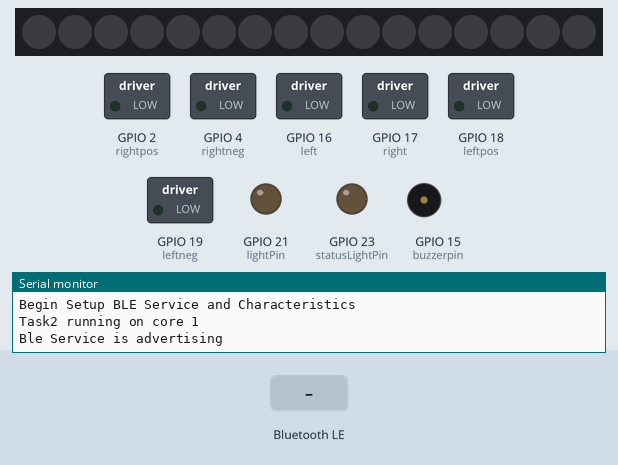
A sketch run on a simulated ESP32. Parts: 16 RGB LEDs in strip order, left to right, switched loads named in the sketch (green lamp = pin HIGH), output pins drawn as LEDs (lit = HIGH), buzzer (waves = sounding, pin HIGH), the last lines printed to the serial monitor. The test bench sets the inputs (shaded band). Dim RGB values are drawn brighter than linear; nothing arrives over Bluetooth unless stated; a phone connects over Bluetooth LE 3 s after start.

Above: at 3.0 s.
3.1 s: Bluetooth LE write "1" received
At 5.4 s:
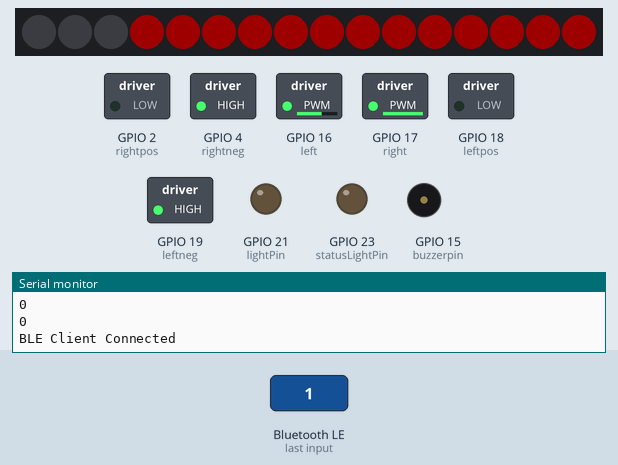
5.8 s: Bluetooth LE write "0" received
At 6.5 s:
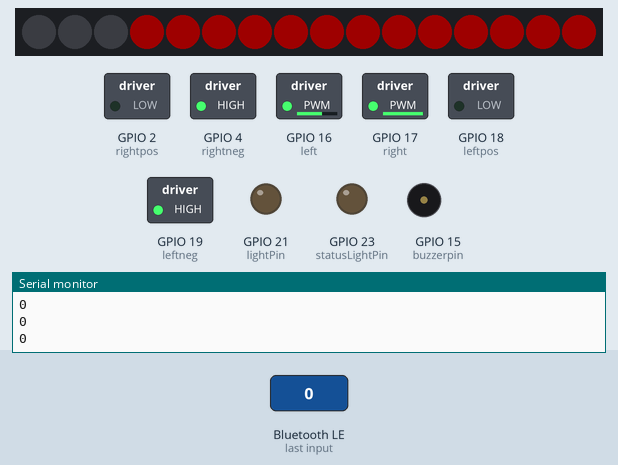
Timing chart, 0 to 8.8 s (numbered marks = the images above; inputs shaded):
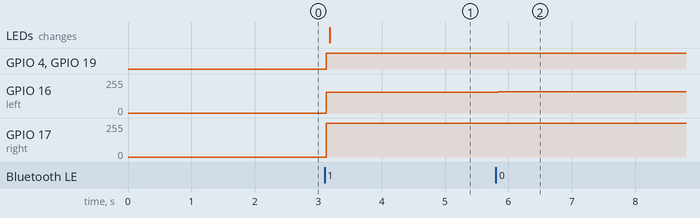

Measured:
- after the input at 3.1 s, GPIO 4 (rightneg), GPIO 19 (leftneg): LOW → HIGH at once; GPIO 16 (left): 0/255 → 156/255 at once; GPIO 17 (right): 0/255 → 254/255 at once; the LEDs: change after 0.08 s (image 1)
- after the input at 5.8 s, GPIO 16 (left): 156/255 → 158/255 at once

The sketch:

Tank_firmware.ino
```cpp
#include <BLEDevice.h>
#include <BLEUtils.h>
#include <BLEServer.h>

#include <Arduino.h>
#include <analogWrite.h>

#include <Adafruit_NeoPixel.h>

#define LEDPIN  27
#define N_LEDS  16

Adafruit_NeoPixel pixels = Adafruit_NeoPixel(N_LEDS, LEDPIN, NEO_GRB + NEO_KHZ800);

//This is a test to see how github branches work for arduino


#define PERIPHERAL_NAME                "(TEST) Tank OMAKE (TEST)"
#define SERVICE_UUID                "157E0550-1355-4D56-A677-2CE1E55E05B1"
#define CHARACTERISTIC_INPUT_UUID   "E0E23CC5-6675-4901-AB96-94AC4FE31361"
#define CHARACTERISTIC_OUTPUT_UUID  "44BB23E7-F4D5-4734-A885-7D82A0E851D6"

TaskHandle_t Task2;

int left = 16;
int leftpos = 18;
int leftneg = 19;

int right = 17;
int rightpos = 2;
int rightneg = 4;

int buzzerpin = 15;

int statusLightPin = 23;

int lightPin = 21;

bool idleMode = true;

//uint8_t Values[4] = {0x7F, 0x7F, 0x00, 0x00};

static uint8_t outputData[1];

BLECharacteristic *pOutputChar;

void knightRider(){
  for(int i = 6; i < 12; i++){
        pixels.setPixelColor(i, 20, 0, 0);
        pixels.setPixelColor(i-2, 0, 0, 0);
        pixels.show();
        delay(80);
      }
      delay(80);
      for(int i = 1; i < 6; i++){
        pixels.setPixelColor(12-i, 0, 0, 0);
        pixels.setPixelColor(12-i-2, 20, 0, 0);
        pixels.show();
        delay(80);
      }
}

void ledblink(){
  for(byte i = 0; i < 0xFF; i++){
    analogWrite(statusLightPin, i);
    delay(5);
  }
  analogWrite(statusLightPin, 0);
  delay(100);

}

void idlePulsing(bool idleMode){
   if (!idleMode){
    delay(700);
    digitalWrite(statusLightPin, LOW);

  }
  else{
    ledblink();
  }
}

void Task2code( void * pvParameters ){
  Serial.print("Task2 running on core ");
  Serial.println(xPortGetCoreID());

  for(;;){
    if(!idleMode) {
      analogWrite(statusLightPin, 0);
    }
    else{
      for(byte i = 0; i < 0xFF; i++){
        analogWrite(statusLightPin, i);
        delay(5);
      }
    }
  }
}


/*
    if (!idleMode){
    delay(700);
    digitalWrite(statusLightPin, LOW);

  }
  else{
    //digitalWrite(statusLightPin, HIGH);
    //ledblink();
    while (true){
      for(int i = 0; i < 255; i + 10){
      analogWrite(statusLightPin, 128);
      delay(100);
      }
      analogWrite(statusLightPin, 0);
      delay(100);
    }
  }
 */

class ServerCallbacks: public BLEServerCallbacks{
  void onConnect(BLEServer* pServer) {
      Serial.println("BLE Client Connected");
      //idlePulsing(false);
      idleMode = false;
  }

  void onDisconnect(BLEServer* pServer) {
    BLEDevice::startAdvertising();
    Serial.println("BLE Client Disconnected");
    //idlePulsing(true);
    idleMode = true;
    digitalWrite(lightPin, LOW);

  }
};

class InputReceivedCallbacks: public BLECharacteristicCallbacks {

    void leftMotor(uint8_t input){
      if (input >= 0x7F){
        digitalWrite(leftpos, HIGH);
        digitalWrite(leftneg, LOW);

        int newvalue = (input - 127) *2;
        analogWrite(left, newvalue);
      }
      if(input < 0x7F){
        digitalWrite(leftpos, LOW);
        digitalWrite(leftneg, HIGH);

        int newvalue = (input -127) * (-2);

        analogWrite(left, newvalue);
      }
    }

    void rightMotor(uint8_t input){
      if (input >= 0x7F){
        digitalWrite(rightpos, HIGH);
        digitalWrite(rightneg, LOW);

        int newvalue = (input - 127) *2;
        analogWrite(right, newvalue);
      }
      else{
        digitalWrite(rightpos, LOW);
        digitalWrite(rightneg, HIGH);

        int newvalue = (input -127) * (-2);

        analogWrite(right, newvalue);
      }
    }

    void horn(uint8_t input){
      if(input > 0x00){
        analogWrite(buzzerpin, 150);
      }
      else{
        analogWrite(buzzerpin, LOW);
      }
    }

    void light(uint8_t input){
      if(input > 0x00) {
        analogWrite(lightPin, HIGH);
      }
      else {
        analogWrite(lightPin, LOW);
      }
    }


        //int numberOfLights = int(newValueL * 0,03);
        //for(int i = 0; i < numberOfLights; i++){
          //pixel.color(i, green)
        //}

    //optimisation einfach en domain vun 0-255/8 etc fir net emmer mussen ze rechnen
    // 0-31, 32-63, 64 - 95, 96-127, 128-159, 160-191, 192-223, 224-255


    int getLedNumber(int value){
      if(0<= value && value < 16){
        Serial.println("8");
        return 8;
      }

      if(16<= value && value < 32){
        Serial.println("7");
        return 7;
      }

      if(32<= value && value < 48){
        Serial.println("6");
        return 6;
      }

      if(48<= value && value < 64){
        Serial.println("5");
        return 5;
      }

      if(64<= value && value < 80){
        Serial.println("4");
        return 4;
      }

      if(80<= value && value < 96){
        Serial.println("3");
        return 3;
      }

      if(96<= value && value < 112){
        Serial.println("2");
        return 2;
      }

      if(112<= value && value < 127){
        Serial.println("1");
        return 1;
      }

      if(value == 127){
        Serial.println("zerro");
        return 0;
      }

      if(127< value && value < 144){
        Serial.println("1");
        return 1;
      }

      if(144<= value && value < 160){
        Serial.println("2");
        return 2;
      }

      if(160<= value && value < 176){
        Serial.println("3");
        return 3;
      }

      if(176<= value && value < 192){
        Serial.println("4");
        return 4;
      }

      if(192<= value && value < 208){
        Serial.println("5");
        return 5;
      }

      if(208<= value && value < 224){
        Serial.println("6");
        return 6;
      }

      if(224<= value && value < 240){
        Serial.println("7");
        return 7;
      }

      if(240<= value && value <= 255){
        Serial.println("8");
        return 8;
      }
    }

    void LeftLight(uint8_t inputL){
      int numLeds = getLedNumber(inputL);
      if (numLeds == 0){
        for(int i = 0; i < 8; i++){
          pixels.setPixelColor(i, 0, 0, 0);
        }
      }
      if (inputL > 127){
        for(int i = 0; i < numLeds; i++){
          pixels.setPixelColor(i, 0, 30, 0);
        }
        for(int i = numLeds + 1; i < 8; i++){
          pixels.setPixelColor(i, 0, 0, 0);
        }

      }
      if (inputL < 127) {
        for(int i = 8 - numLeds; i < 8; i++){
          pixels.setPixelColor(i, 30, 0, 0);
        }
        for(int i = 0; i < 8 - numLeds; i++){
          pixels.setPixelColor(i, 0, 0, 0);
        }
      }

      pixels.show();
    }

    void RightLight(uint8_t inputR){
      int numLeds = getLedNumber(inputR);
      if (numLeds == 0){
        for(int i = 8; i < 16; i++){
          pixels.setPixelColor(i, 0, 0, 0);
        }
      }
      if (inputR > 127){
        for(int i = 16 - numLeds; i < 16; i++){
          pixels.setPixelColor(i, 0, 30, 0);
        }
        for(int i = 8; i < 16 - numLeds; i++){
          pixels.setPixelColor(i, 0, 0, 0);
        }
      }
      if (inputR < 127) {
        for(int i = 8; i < 8 + numLeds; i++){
          pixels.setPixelColor(i, 30, 0, 0);
        }
        for(int i = 8 + numLeds; i < 16; i++){
          pixels.setPixelColor(i, 0, 0, 0);
        }
      }

      pixels.show();
    }


    void onWrite(BLECharacteristic *pCharWriteState) {
      Serial.println("Receiving Data");
        uint8_t *inputValues = pCharWriteState->getData();


//        analogWrite(left, inputValues[0]);

        leftMotor(inputValues[0]);
        rightMotor(inputValues[1]);

        horn(inputValues[2]);

        //light(inputValues[3]);

        LeftLight(inputValues[0]);
        RightLight(inputValues[1]);


        //analogWrite(right, inputValues[1]);

        Serial.println(inputValues[0], DEC);
        Serial.println(inputValues[1], DEC);
        Serial.println(inputValues[2], DEC);
        Serial.println(inputValues[3], DEC);


   // Serial.printf("Sending response:  %02x\r\n", outputData[0]);

   // pOutputChar->setValue((uint8_t *)outputData, 1);
   // pOutputChar->notify();
  }
};


void intro(){

}

void setup(){

  pixels.begin();


  idlePulsing(true);
  Serial.begin(115200);
  Serial.println("Begin Setup BLE Service and Characteristics");

  xTaskCreatePinnedToCore(
                    Task2code,   /* Task function. */
                    "Task2",     /* name of task. */
                    10000,       /* Stack size of task */
                    NULL,        /* parameter of the task */
                    1,           /* priority of the task */
                    &Task2,      /* Task handle to keep track of created task */
                    1);          /* pin task to core 1 */
    delay(500);


  pinMode(leftpos, OUTPUT);
  pinMode(leftneg, OUTPUT);

  pinMode(rightpos, OUTPUT);
  pinMode(rightneg, OUTPUT);

  pinMode(buzzerpin, OUTPUT);

  pinMode(statusLightPin, OUTPUT);

  pinMode(lightPin, OUTPUT);

  // Configure thes server

  BLEDevice::init(PERIPHERAL_NAME);
  BLEServer *pServer = BLEDevice::createServer();

  // Create the service
  BLEService *pService = pServer->createService(SERVICE_UUID);

  // Create a characteristic for the service
  BLECharacteristic *pInputChar = pService->createCharacteristic(
                              CHARACTERISTIC_INPUT_UUID,
                              BLECharacteristic::PROPERTY_WRITE_NR | BLECharacteristic::PROPERTY_WRITE);

  pOutputChar = pService->createCharacteristic(
                              CHARACTERISTIC_OUTPUT_UUID,
                              BLECharacteristic::PROPERTY_READ | BLECharacteristic::PROPERTY_NOTIFY);

  pServer->setCallbacks(new ServerCallbacks());
  pInputChar->setCallbacks(new InputReceivedCallbacks());

  outputData[0] = 0x00;
  pOutputChar->setValue((uint8_t *)outputData, 1);

  pService->start();

  BLEAdvertising *pAdvertising = BLEDevice::getAdvertising();
  pAdvertising->addServiceUUID(SERVICE_UUID);
  pAdvertising->setScanResponse(true);
  pAdvertising->setMinPreferred(0x06);
  pAdvertising->setMinPreferred(0x12);
  BLEDevice::startAdvertising();

  Serial.println("Ble Service is advertising");


}


void loop(){
  delay(2000);

}
```
